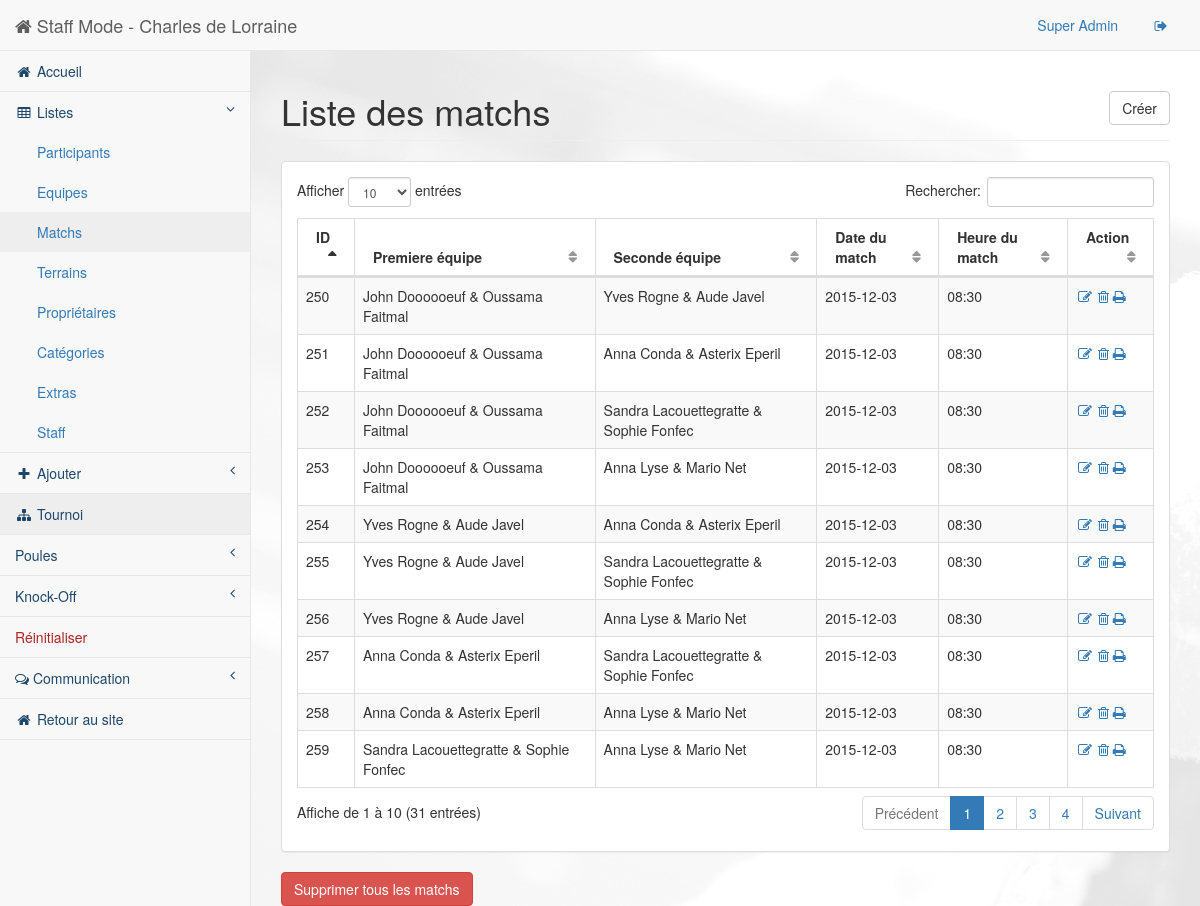
Screenshot of /staff/pages/list-match.php (signed in) with the database file from the repository.
### tables this page shows
CREATE TABLE IF NOT EXISTS `Match` (
  `ID` int(11) NOT NULL AUTO_INCREMENT,
  `date` date DEFAULT NULL,
  `hour` text,
  `ID_Equipe1` int(11) NOT NULL,
  `ID_Equipe2` int(11) NOT NULL,
  `score1` int(11) DEFAULT NULL,
  `score2` int(11) DEFAULT NULL,
  `ID_Terrain` int(11) DEFAULT NULL,
  `Poule_ID` int(11) DEFAULT NULL,
  PRIMARY KEY (`ID`)
);

### src/staff/pages/php/inc/list-function.inc (called while the page is built, shortened)
<?php
function getDonnees($get) {
        switch ($get) {
            case "match":
                return getMatchs();
                break;
        }
}
function getMatchs() {
    $db = BDconnect();
    return $db->query('SELECT * FROM `Match`');
}
?>

### src/staff/pages/php/inc/list-match.inc (the view, shortened to what this page needs)
<?php
function printListMatch($id) {
    $db = BDconnect();
    $reponse = $db->query('SELECT * FROM `Match` WHERE '.$id.' = ID');
    $donnees = $reponse->fetch_array();
    $t = $db->query('SELECT * FROM `Team` WHERE '.$donnees['ID_Equipe1'].' = ID');
    $t1 = $t->fetch_array();
    $t1p = $db->query('SELECT * FROM `Personne` WHERE '.$t1['ID_Player1'].' = ID');
    $t1p1 = $t1p->fetch_array();
    $t1p = $db->query('SELECT * FROM `Personne` WHERE '.$t1['ID_Player2'].' = ID');
    $t1p2 = $t1p->fetch_array();
    $t1final = $t1p1['FirstName']." ".$t1p1['LastName']." & ".$t1p2['FirstName']." ".$t1p2['LastName'];
    $t = $db->query('SELECT * FROM `Team` WHERE '.$donnees['ID_Equipe2'].' = ID');
    $t2 = $t->fetch_array();
    $t2p = $db->query('SELECT * FROM `Personne` WHERE '.$t2['ID_Player1'].' = ID');
    $t2p1 = $t2p->fetch_array();
    $t2p = $db->query('SELECT * FROM `Personne` WHERE '.$t2['ID_Player2'].' = ID');
    $t2p2 = $t2p->fetch_array();
    $t2final = $t2p1['FirstName']." ".$t2p1['LastName']." & ".$t2p2['FirstName']." ".$t2p2['LastName'];
    echo "<tr class=\"odd gradeX\">";
    echo "<td data-toggle=\"modal\" data-target=\"#myModal\" data-url=\"./show-match.php?id=$id\">".utf8_encode($donnees['ID'])."</td>";
    echo "<td data-toggle=\"modal\" data-target=\"#myModal\" data-url=\"./show-match.php?id=$id\">".utf8_encode($t1final)."</td>";
    echo "<td data-toggle=\"modal\" data-target=\"#myModal\" data-url=\"./show-match.php?id=$id\">".utf8_encode($t2final)."</td>";
    echo "<td data-toggle=\"modal\" data-target=\"#myModal\" data-url=\"./show-match.php?id=$id\">".utf8_encode($donnees['date'])."</td>";
    echo "<td data-toggle=\"modal\" data-target=\"#myModal\" data-url=\"./show-match.php?id=$id\">".utf8_encode($donnees['hour'])."</td>";
    echo "<td><a href=\"./edit-match.php?id=".$donnees['ID']."\" ><i class=\"fa fa-edit fa-fw\"></i></a> <a href=\"./php/delete-match.php?id=".$donnees['ID']."\" onclick=\"return confirm('Voulez-vous vraiment supprimer cette entrée ?');\"><i class=\"fa fa-trash-o\"></i></a> <a target=\"_blank\" href=\"./php/print.php?id=".$donnees['ID']."\"><i class=\"fa fa-print\"></i></a></td>";
    echo "</tr>";
}
?>

### src/staff/pages/list-match.php (shortened to what this page needs)
<!DOCTYPE html>
<html lang="en">
<head>
    <link href="../bower_components/bootstrap/dist/css/bootstrap.min.css" rel="stylesheet">
    <link href="../bower_components/metisMenu/dist/metisMenu.min.css" rel="stylesheet">
    <link href="../bower_components/datatables-plugins/integration/bootstrap/3/dataTables.bootstrap.css" rel="stylesheet">
    <link href="../bower_components/datatables-responsive/css/dataTables.responsive.css" rel="stylesheet">
    <link href="../dist/css/sb-admin-2.css" rel="stylesheet">
    <link href="../bower_components/font-awesome/css/font-awesome.min.css" rel="stylesheet" type="text/css">
</head>
<body>
    <div id="wrapper">
        <?php
            include("./html/header.php");
        ?>
            <div id="page-wrapper" style="background : url(../../images/staff-back.jpg) 0 0 fixed;">
                <div class="row">
                    <div class="col-lg-12">
                        <h1 class="page-header">Liste des matchs
                        <a class="btn btn-default btn-outline pull-right" href="./match.php"> Créer</a>
                        </h1>
                    </div>
                </div>
                <div class="row">
                    <div class="col-lg-12">
                        <div class="panel panel-default">
                            <div class="panel-body">
                                <div class="dataTable_wrapper">
                                    <table class="table table-striped table-bordered table-hover" id="dataTables-example">
                                        <thead>
                                            <tr>
                                                <th>ID</th>
                                                <th>Premiere équipe</th>
                                                <th>Seconde équipe</th>
                                                <th>Date du match</th>
                                                <th>Heure du match</th>
                                                <th>Action</th>
                                            </tr>
                                        </thead>
                                        <tbody>
                                            <?php require_once("./php/inc/list-match.inc");
                                             require_once("./php/inc/list-function.inc");
                                            $listDonnees = getDonnees("match");
                                            foreach ($listDonnees as $donnees) {
                                                printListMatch($donnees['ID']);
                                            }
                                            ?>
                                        </tbody>
                                    </table>
                                </div>
                            </div>
                        </div>
                    </div>
                </div>
                <a class="btn btn-danger" href="./php/delete-all-matchs.php">Supprimer tous les matchs</a>
            </div>
    </div>
</body>
</html>

### rows the page displays
match: ID "250", t1final "John Doooooeuf & Oussama Faitmal", t2final "Yves Rogne & Aude Javel", date "2015-12-03", hour "08:30"
match: ID "251", t1final "John Doooooeuf & Oussama Faitmal", t2final "Anna Conda & Asterix Eperil", date "2015-12-03", hour "08:30"
match: ID "252", t1final "John Doooooeuf & Oussama Faitmal", t2final "Sandra Lacouettegratte & Sophie Fonfec", date "2015-12-03", hour "08:30"
match: ID "253", t1final "John Doooooeuf & Oussama Faitmal", t2final "Anna Lyse & Mario Net", date "2015-12-03", hour "08:30"
match: ID "254", t1final "Yves Rogne & Aude Javel", t2final "Anna Conda & Asterix Eperil", date "2015-12-03", hour "08:30"
match: ID "255", t1final "Yves Rogne & Aude Javel", t2final "Sandra Lacouettegratte & Sophie Fonfec", date "2015-12-03", hour "08:30"
match: ID "256", t1final "Yves Rogne & Aude Javel", t2final "Anna Lyse & Mario Net", date "2015-12-03", hour "08:30"
match: ID "257", t1final "Anna Conda & Asterix Eperil", t2final "Sandra Lacouettegratte & Sophie Fonfec", date "2015-12-03", hour "08:30"
match: ID "258", t1final "Anna Conda & Asterix Eperil", t2final "Anna Lyse & Mario Net", date "2015-12-03", hour "08:30"
match: ID "259", t1final "Sandra Lacouettegratte & Sophie Fonfec", t2final "Anna Lyse & Mario Net", date "2015-12-03", hour "08:30"

### other values shown
$_SESSION["NAME"] "Super Admin"
